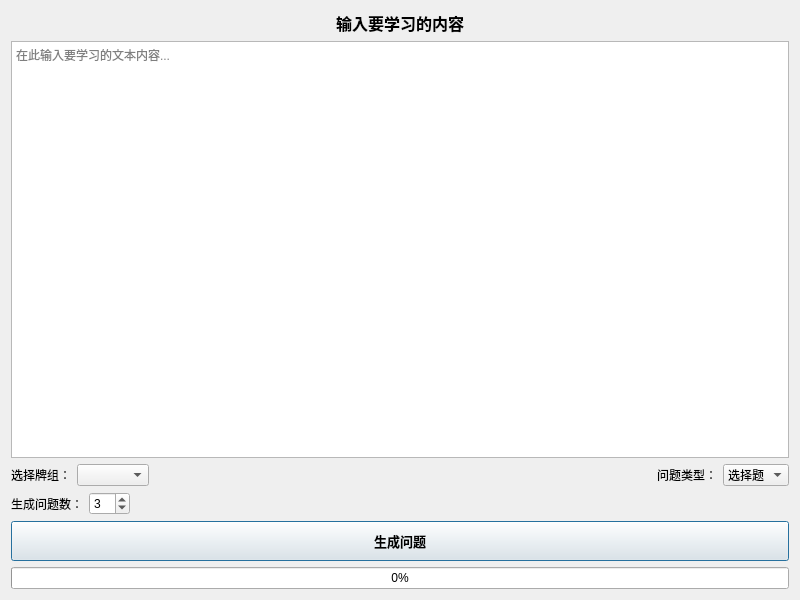
<?xml version="1.0" encoding="UTF-8"?>
<ui version="4.0">
 <class>FeynmanInputDialog</class>
 <widget class="QDialog" name="FeynmanInputDialog">
  <property name="geometry">
   <rect>
    <x>0</x>
    <y>0</y>
    <width>800</width>
    <height>600</height>
   </rect>
  </property>
  <property name="windowTitle">
   <string>费曼学习法 - 知识输入</string>
  </property>
  <layout class="QVBoxLayout" name="verticalLayout">
   <item>
    <widget class="QLabel" name="titleLabel">
     <property name="font">
      <font>
       <pointsize>12</pointsize>
       <weight>75</weight>
       <bold>true</bold>
      </font>
     </property>
     <property name="text">
      <string>输入要学习的内容</string>
     </property>
     <property name="alignment">
      <set>Qt::AlignCenter</set>
     </property>
    </widget>
   </item>
   <item>
    <widget class="QPlainTextEdit" name="contentEdit">
     <property name="placeholderText">
      <string>在此输入要学习的文本内容...</string>
     </property>
    </widget>
   </item>
   <item>
    <layout class="QHBoxLayout" name="horizontalLayout">
     <item>
      <widget class="QLabel" name="deckLabel">
       <property name="text">
        <string>选择牌组：</string>
       </property>
      </widget>
     </item>
     <item>
      <widget class="QComboBox" name="deckComboBox"/>
     </item>
     <item>
      <spacer name="horizontalSpacer">
       <property name="orientation">
        <enum>Qt::Horizontal</enum>
       </property>
       <property name="sizeHint" stdset="0">
        <size>
         <width>40</width>
         <height>20</height>
        </size>
       </property>
      </spacer>
     </item>
     <item>
      <widget class="QLabel" name="questionTypeLabel">
       <property name="text">
        <string>问题类型：</string>
       </property>
      </widget>
     </item>
     <item>
      <widget class="QComboBox" name="questionTypeComboBox">
       <item>
        <property name="text">
         <string>选择题</string>
        </property>
       </item>
       <item>
        <property name="text">
         <string>问答题</string>
        </property>
       </item>
      </widget>
     </item>
    </layout>
   </item>
   <item>
    <layout class="QHBoxLayout" name="horizontalLayout_2">
     <item>
      <widget class="QLabel" name="numQuestionsLabel">
       <property name="text">
        <string>生成问题数：</string>
       </property>
      </widget>
     </item>
     <item>
      <widget class="QSpinBox" name="numQuestionsSpinBox">
       <property name="minimum">
        <number>1</number>
       </property>
       <property name="maximum">
        <number>10</number>
       </property>
       <property name="value">
        <number>3</number>
       </property>
      </widget>
     </item>
     <item>
      <spacer name="horizontalSpacer_2">
       <property name="orientation">
        <enum>Qt::Horizontal</enum>
       </property>
       <property name="sizeHint" stdset="0">
        <size>
         <width>40</width>
         <height>20</height>
        </size>
       </property>
      </spacer>
     </item>
    </layout>
   </item>
   <item>
    <widget class="QPushButton" name="generateButton">
     <property name="minimumSize">
      <size>
       <width>0</width>
       <height>40</height>
      </size>
     </property>
     <property name="font">
      <font>
       <pointsize>10</pointsize>
       <weight>75</weight>
       <bold>true</bold>
      </font>
     </property>
     <property name="text">
      <string>生成问题</string>
     </property>
    </widget>
   </item>
   <item>
    <widget class="QProgressBar" name="progressBar">
     <property name="value">
      <number>0</number>
     </property>
    </widget>
   </item>
  </layout>
 </widget>
 <resources/>
 <connections/>
</ui>
